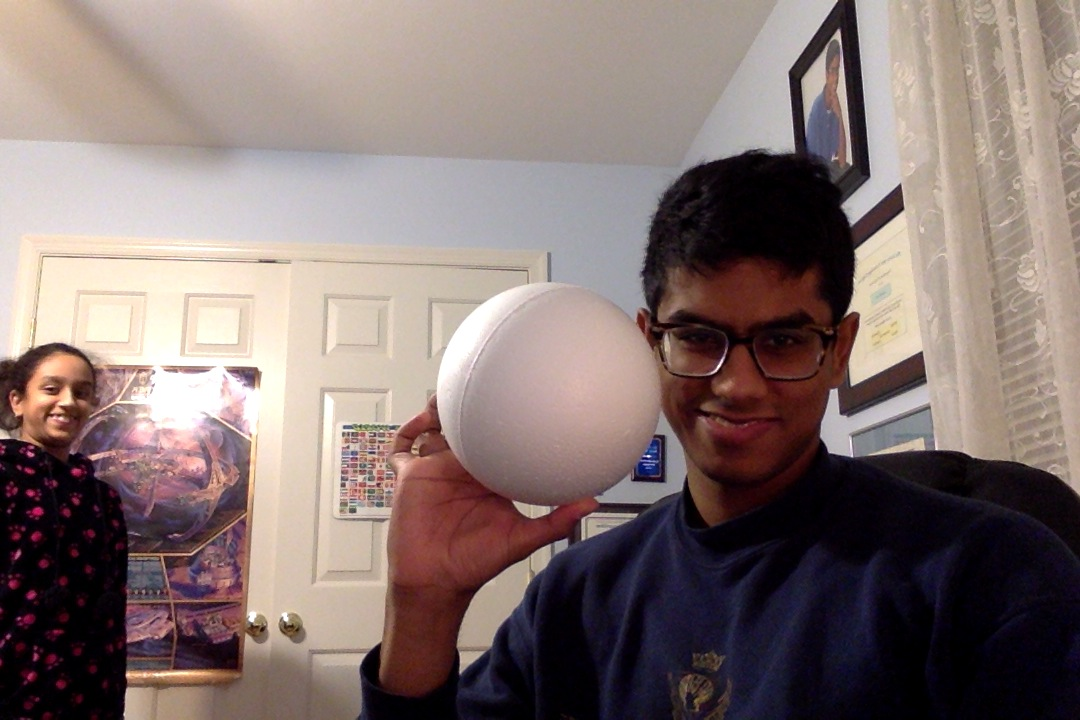
//> input picture BallTracker/still_imgs/scene_1.jpg, 1080 x 720 px, given in place of the camera
$ ./ball_tracker   (built with g++ and OpenCV 4)
//> lines starting //> are read from the running program, lines starting //| are printed output that depends on the picture; after the words box and inside, x2 and y2 are one past the last pixel; in counts of white or black regions, pixels touching at a corner belong together
/*
 * Joseph Bolling and Ankush Gola
 * C++ port of ball tracking module
 */

#include<iostream>
#include<opencv2/opencv.hpp>
#include<sys/time.h>
using namespace std;
using namespace cv;

int main()
{
    VideoCapture capture(0);
    capture.set(CV_CAP_PROP_FRAME_WIDTH,320);
    capture.set(CV_CAP_PROP_FRAME_HEIGHT,240);
    if(!capture.isOpened()){
        cout << "Failed to connect to the camera." << endl;
    }

    for(int i = 0; i < 20; i++){
        struct timeval start, image_aquired, end;
        struct timezone tz;
        double get, process;
        gettimeofday(&start,&tz);

        //get a frame
        Mat frame, hsv, mask;
        capture >> frame;
//> frame is the input picture: 720 rows x 1080 cols, CV_8UC3; mean B, G, R 113.6, 116.5, 132.8
        if(frame.empty()){
            cout << "Failed to capture an image" << endl;
            continue;
        }
        gettimeofday(&image_aquired,&tz);

        //HSV conversion
        cvtColor(frame, hsv, CV_BGR2HSV);
//> hsv: 720 rows x 1080 cols, CV_8UC3; mean H, S, V 64.1, 84.4, 135.1

        //Normal masking algorithm
        Vec3i lower_blue(175, 68, 126);
        Vec3i upper_blue(185, 255, 247);
        inRange(hsv,lower_blue,upper_blue,mask);
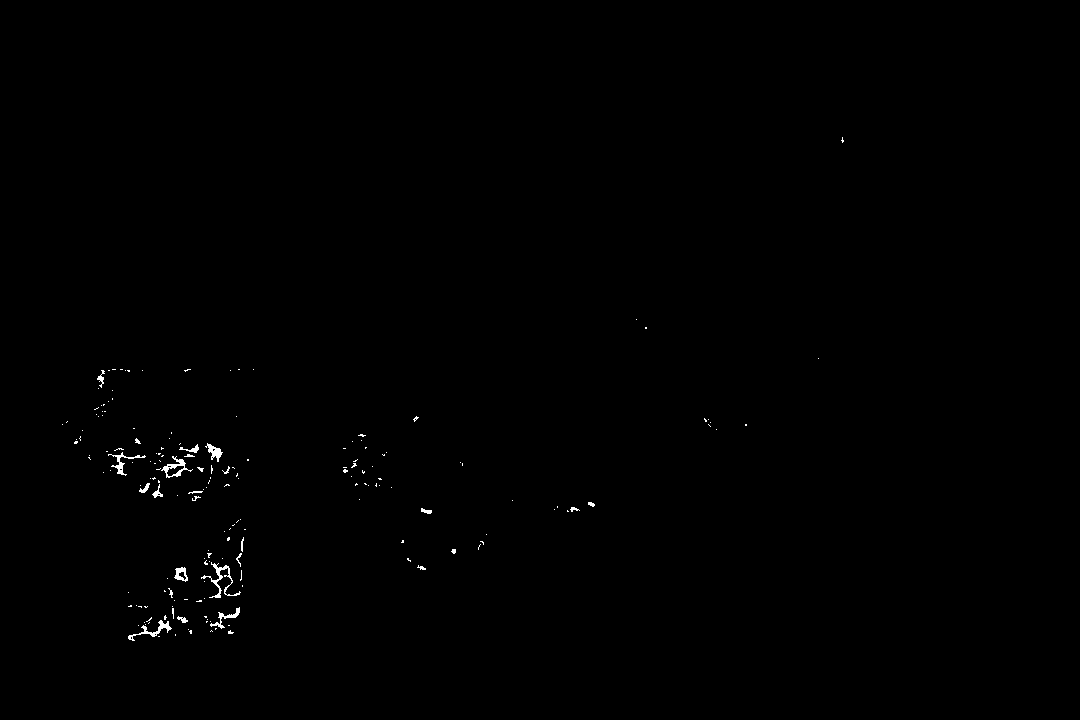
//> mask: 720 rows x 1080 cols, CV_8UC1; 0.31% white in thin lines or dots, all inside (x1, y1, x2, y2) = (62, 137, 844, 641)

        //Morphological operations
        Mat kernel_close = getStructuringElement(MORPH_RECT,Size(21,21));
        Mat kernel_open = getStructuringElement(MORPH_RECT,Size(11,11));
        morphologyEx(mask,mask,MORPH_CLOSE,kernel_close);
        morphologyEx(mask,mask,MORPH_OPEN,kernel_open);

        //Blur image
        GaussianBlur(mask, mask, Size(15,15), 0);
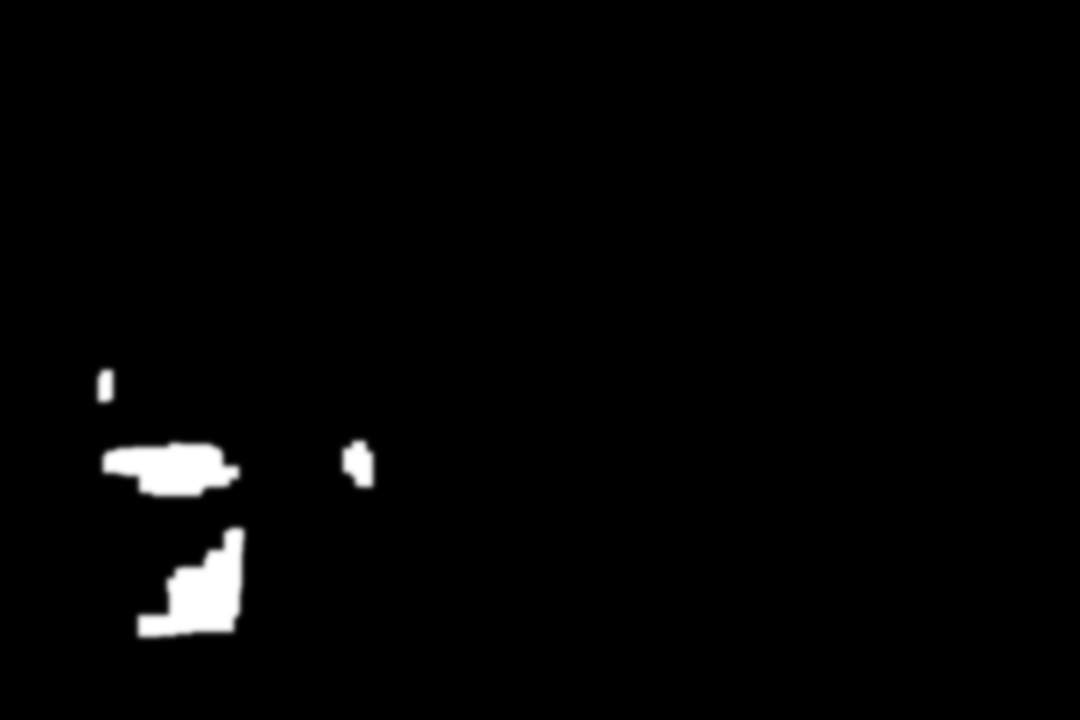
//> mask: 720 rows x 1080 cols, CV_8UC1; min 0, max 255, mean 4.3

        //Detect circles
        vector<Vec3f> circles;
        HoughCircles(mask,circles,CV_HOUGH_GRADIENT,1,1600,50,20,0,0);
//> circles = empty

        gettimeofday(&end,&tz);
        long seconds, useconds;
        seconds = image_aquired.tv_sec-start.tv_sec;
        useconds = image_aquired.tv_usec-start.tv_usec;
        get = seconds * 1000 + useconds/1000.0;
        seconds = end.tv_sec - image_aquired.tv_sec;
        useconds = end.tv_usec - image_aquired.tv_usec;
        process = seconds * 1000 + useconds/1000.0;
        cout << get << " ";
        cout << process;
        cout <<  endl;
    }
    return 0;
}
